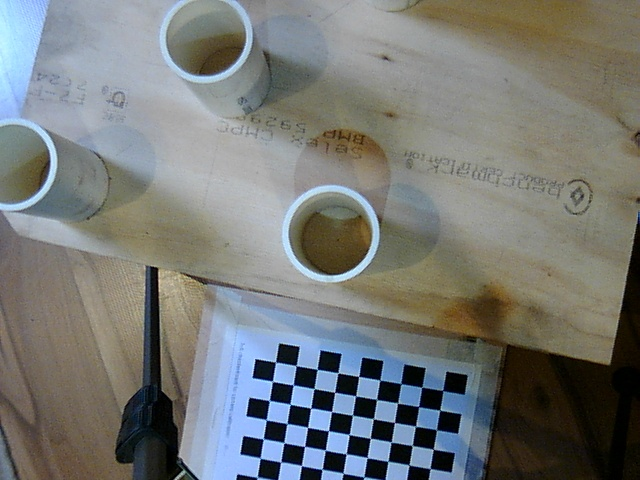
//> input picture opencv/src/hsv_white/build/50cm_LED.jpg, 640 x 480 px
$ ./hsv_white build/50cm_LED.jpg   (built with g++ and OpenCV 4)
//> lines starting //> are read from the running program, lines starting //| are printed output that depends on the picture; after the words box and inside, x2 and y2 are one past the last pixel; in counts of white or black regions, pixels touching at a corner belong together
#include <opencv2/opencv.hpp>
#include <iostream>
#include <string>
#include <vector>


int main(int argc, char **argv)
{

   float distanceMiddleX = 0.0; //distance to middle pixel
   float distanceMiddleY = 0.0; //distance to middle pixel
   float distanceSum = 0.0;
   int circleForDepthZ = 0; //which found circle will be used for depth calculation
   int resolutionX = 640/2; //camera resolution
   int resolutionY = 480/2; //camera resolution
   float max = 5000;    // high number for iteration
   int focal_length_z [3] = { 810, 825, 870}; // measured focal_length in mm for different distances for depth measurment
   float depthZ = 0.0; //depth distance z to pipe
   float ros_cam_calibration [4] = { 813, 757, 291, 249 }; // fx, fy, cpX, cpY - out of calibration file

   float xCord = 0.0;   //distance from camera center to pipe center in mm
   float yCord = 0.0;   //distance from camera center to pipe center in mm

    char* imageName = argv[1];
    cv::Mat image;
    image = imread( imageName, cv::IMREAD_COLOR );
//> image is the input picture: 480 rows x 640 cols, CV_8UC3; mean B, G, R 118.1, 120.6, 118.1
    if( argc != 2 || !image.data )
    {
      printf( " No image data \n " );
      return -1;
    }

	cv::Mat orig_image = image.clone();

	cv::medianBlur(image, image, 3);

	// Convert input image to HSV
	cv::Mat hsv_image;
	cv::cvtColor(image, hsv_image, cv::COLOR_BGR2HSV);
//> hsv_image: 480 rows x 640 cols, CV_8UC3; mean H, S, V 55.6, 64.3, 131.1

	// Threshold the HSV image, keep only the white pixels
	cv::Mat lower_white_hue_range;
	//
	cv::inRange(hsv_image, cv::Scalar(0, 0, (255/100*80)), cv::Scalar(180, (255/100*30), 255), lower_white_hue_range);
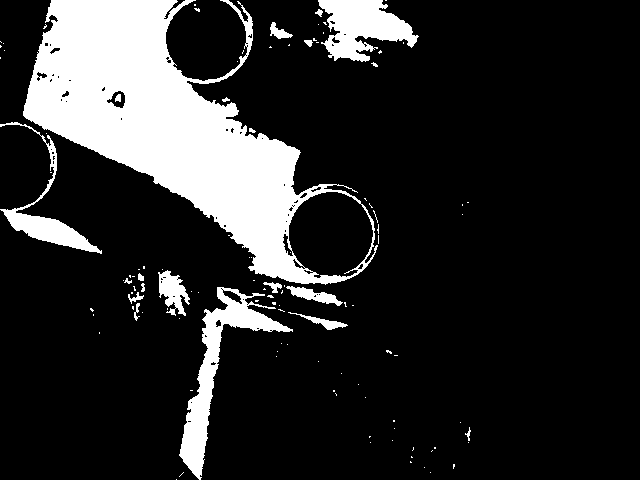
//> lower_white_hue_range: 480 rows x 640 cols, CV_8UC1; 16.5% white; 113 white regions (93 under 20 px), largest, box (x1, y1, x2, y2) and area: (23, 0, 378, 285) 37852, (179, 287, 293, 480) 4536, (318, 0, 419, 62) 3627
	cv::GaussianBlur(lower_white_hue_range, lower_white_hue_range, cv::Size(9, 9), 2, 2);
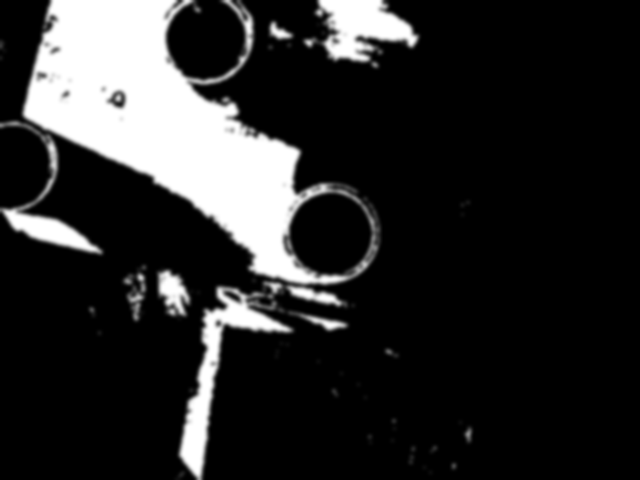
//> lower_white_hue_range: 480 rows x 640 cols, CV_8UC1; 13.01% of pixels changed, all inside (x1, y1, x2, y2) = (0, 0, 475, 480)

	// Use the Hough transform to detect circles in the combined threshold image
	std::vector<cv::Vec3f> circles;
	cv::HoughCircles(lower_white_hue_range, circles, CV_HOUGH_GRADIENT, 1, 160, 200, 65 );
//> circles = 1 circle (x, y, radius): [329.5, 233.5, 41.2]

	for (auto const& circle : circles)
	{
	    std::cout << circle << std::endl;
	}
//> this loop made 1 pass
//| [329.5, 233.5, 41.2]

	// Loop over all detected circles and outline them on the original image
	if(circles.size() == 0) std::exit(-1);
	for(size_t current_circle = 0; current_circle < circles.size(); ++current_circle) {
		cv::Point center(std::round(circles[current_circle][0]), std::round(circles[current_circle][1]));
		int radius = std::round(circles[current_circle][2]);

		cv::circle(orig_image, center, radius/50, cv::Scalar(0, 255, 0), 5);
		cv::circle(orig_image, center, radius, cv::Scalar(0, 255, 0), 2);

	}
//> this loop made 1 pass
//> (center, radius) on pass 1: (Point(330, 234), 41)
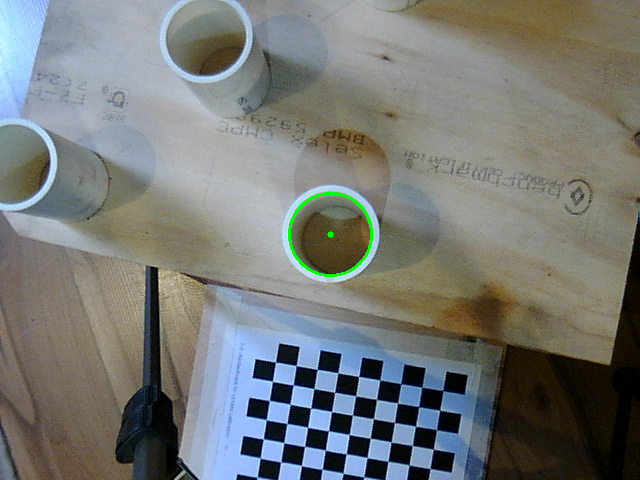
//> orig_image: 480 rows x 640 cols, CV_8UC3; 0.26% of pixels changed, all inside (x1, y1, x2, y2) = (288, 192, 373, 277)

   // Search for circle which has the minimum distance to the center of the taken picture
   for (size_t current_circle = 0; current_circle < circles.size();
         ++current_circle) {

      distanceMiddleX = abs(resolutionX - circles[current_circle][0]);
      distanceMiddleY = abs(resolutionY - circles[current_circle][1]);

      distanceSum = distanceMiddleX + distanceMiddleY;

      if (distanceSum < max) {
         max = distanceSum;
         circleForDepthZ = current_circle;
      }

   }
//> this loop made 1 pass
//> (distanceMiddleX, distanceMiddleY, distanceSum, max) on pass 1: (9.5, 6.5, 16, 16)
//> after the loop, max = 16; circleForDepthZ = 0

   std::cout << "Circle number: " << circleForDepthZ << "  with the Center: "
         << circles[circleForDepthZ][0] << "  " << circles[circleForDepthZ][1]
         << std::endl;
//| Circle number: 0  with the Center: 329.5  233.5

   // The depth calculation will later on replaced, because we get the depth to ground from the 3D Camera out of the first localisation.
   // calculate depth depending on the amount of pixels of the circel diameter - values are for Sony Playstation Eye Camera

   if (circles[circleForDepthZ][2] * 2 < 100) {
      depthZ = (focal_length_z[0] * 60) / (circles[circleForDepthZ][2] * 2);
//> depthZ = 589.8

   } else if ((circles[circleForDepthZ][2] * 2 > 100)
         && (circles[circleForDepthZ][2] * 2 < 200)) {
      depthZ = (focal_length_z[1] * 60) / (circles[circleForDepthZ][2] * 2);
   } else {
      depthZ = (focal_length_z[2] * 60) / (circles[circleForDepthZ][2] * 2);
   }

   std::cout << "Abstand z zum Rohr:" << depthZ << std::endl;
//| Abstand z zum Rohr:589.806


   // [13 lines of commented-out code are left out]

   for (size_t current_circle = 0; current_circle < circles.size();
            ++current_circle)
   {
      xCord = -((circles[current_circle][0] - ros_cam_calibration[2]) / ros_cam_calibration[0]) * depthZ;
      yCord = -((circles[current_circle][1] - ros_cam_calibration[3]) / ros_cam_calibration[1]) * depthZ;

      std::cout << " Zirkel Nr." << current_circle << " : " << " X: " << xCord << " Y: " << yCord << std::endl << std::endl;

   }
//> this loop made 1 pass
//> (xCord, yCord) on pass 1: (-27.93, 12.08)
//|  Zirkel Nr.0 :  X: -27.9305 Y: 12.0766


	// Show images
	cv::namedWindow("Threshold lower image", cv::WINDOW_AUTOSIZE);
	cv::imshow("Threshold lower image", lower_white_hue_range);
   cv::namedWindow("Original", cv::WINDOW_AUTOSIZE);
   cv::imshow("Original", orig_image);


	cv::waitKey(0);


	return 0;
}

$ run again, on opencv/src/hsv_white/build/cylinder_560mm_with_strong_LED.jpg
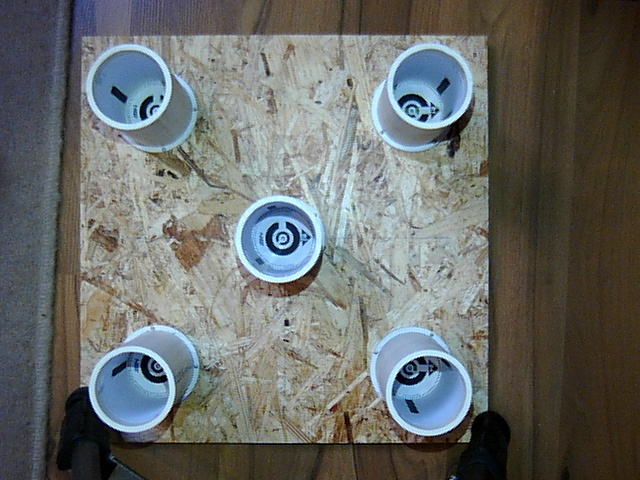
//> input picture opencv/src/hsv_white/build/cylinder_560mm_with_strong_LED.jpg, 640 x 480 px
//> image is the input picture: 480 rows x 640 cols, CV_8UC3; mean B, G, R 104.2, 107, 103.8
//> hsv_image: 480 rows x 640 cols, CV_8UC3; mean H, S, V 56.9, 64.4, 116.5
//> `cv::GaussianBlur(lower_white_hue_range, lower_white_hue_range, cv::Siz..`:
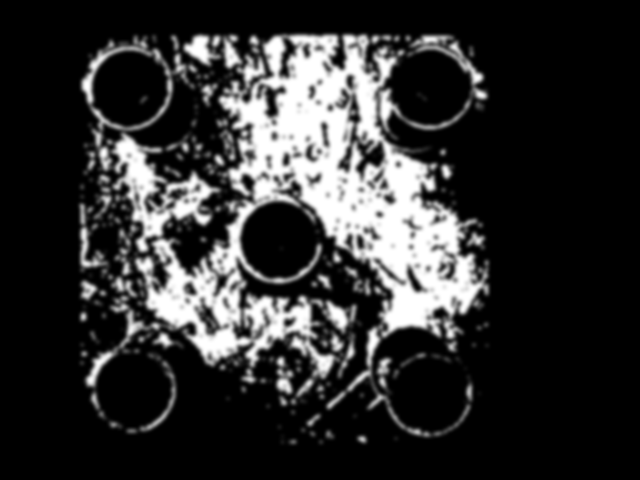
//> lower_white_hue_range: 480 rows x 640 cols, CV_8UC1; min 0, max 255, mean 48
//> circles = 4 circles (x, y, radius): [291.5, 215.5, 131.2], [429.5, 83.5, 41.1], [131.5, 388.5, 44.1], [129.5, 88.5, 37.7]
//> the loop `for (auto const& circle : circles)` made 4 passes
//> (printed output is left out)
//> the loop `for(size_t current_circle = 0; current_circle < circles.size(); ++curr..` made 4 passes
//> (center, radius) on passes 1 to 4: (Point(292, 216), 131), (Point(430, 84), 41), (Point(132, 389), 44), (Point(130, 89), 38)
//> after the loop `for(size_t current_circle = 0; current_circle < circles.size(); ++curr..`:
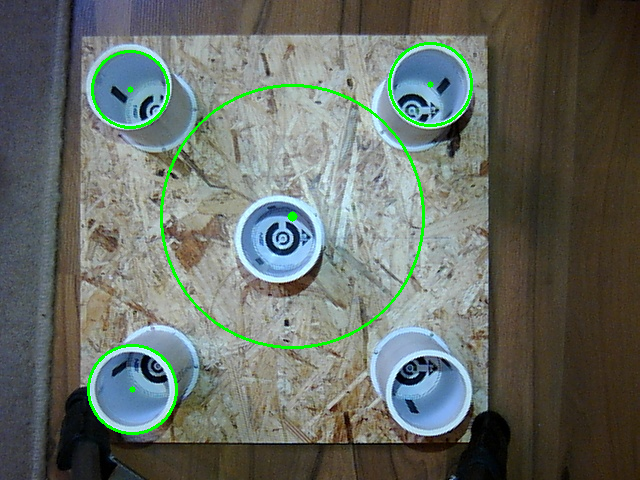
//> orig_image: 480 rows x 640 cols, CV_8UC3; 1.58% of pixels changed, all inside (x1, y1, x2, y2) = (87, 42, 473, 435)
//> the loop `for (size_t current_circle = 0; current_circle < circles.size(); ++cur..` made 4 passes
//> (distanceMiddleX, distanceMiddleY, distanceSum, max) on pass 1: (28.5, 24.5, 53, 53)
//> after the loop `for (size_t current_circle = 0; current_circle < circles.size();`: max = 53; circleForDepthZ = 0
//| Circle number: 0  with the Center: 291.5  215.5
//> depthZ = 198.9
//| Abstand z zum Rohr:198.933
//> the loop `for (size_t current_circle = 0; current_circle < circles.size(); ++cur..` made 4 passes
//> (xCord, yCord) on passes 1 to 4: (-0.122, 8.8), (-33.89, 43.49), (39.03, -36.66), (39.52, 42.18)
//> (printed output is left out)

$ run again, on opencv/src/hsv_white/build/cylinder_560mm_without_LED.jpg
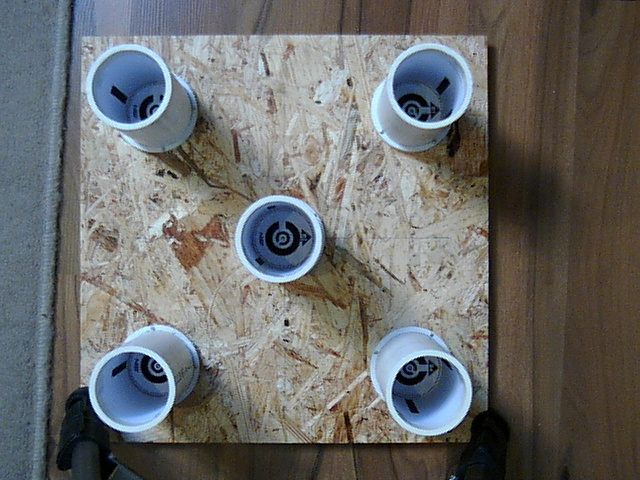
//> input picture opencv/src/hsv_white/build/cylinder_560mm_without_LED.jpg, 640 x 480 px
//> image is the input picture: 480 rows x 640 cols, CV_8UC3; mean B, G, R 106, 107, 106.1
//> hsv_image: 480 rows x 640 cols, CV_8UC3; mean H, S, V 53.4, 59.9, 117.9
//> `cv::GaussianBlur(lower_white_hue_range, lower_white_hue_range, cv::Siz..`:
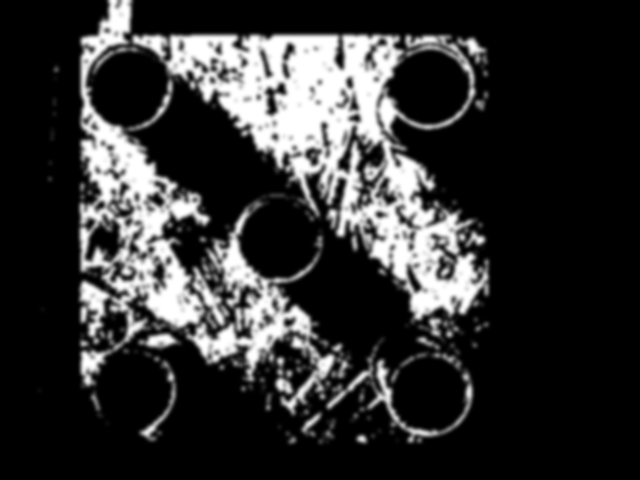
//> lower_white_hue_range: 480 rows x 640 cols, CV_8UC1; min 0, max 255, mean 49.3
//> circles = 4 circles (x, y, radius): [269.5, 221.5, 152.5], [427.5, 82.5, 46.3], [126.5, 83.5, 40.8], [427.5, 390.5, 38.6]
//> the loop `for (auto const& circle : circles)` made 4 passes
//> (printed output is left out)
//> the loop `for(size_t current_circle = 0; current_circle < circles.size(); ++curr..` made 4 passes
//> (center, radius) on passes 1 to 4: (Point(270, 222), 153), (Point(428, 83), 46), (Point(127, 84), 41), (Point(428, 391), 39)
//> after the loop `for(size_t current_circle = 0; current_circle < circles.size(); ++curr..`:
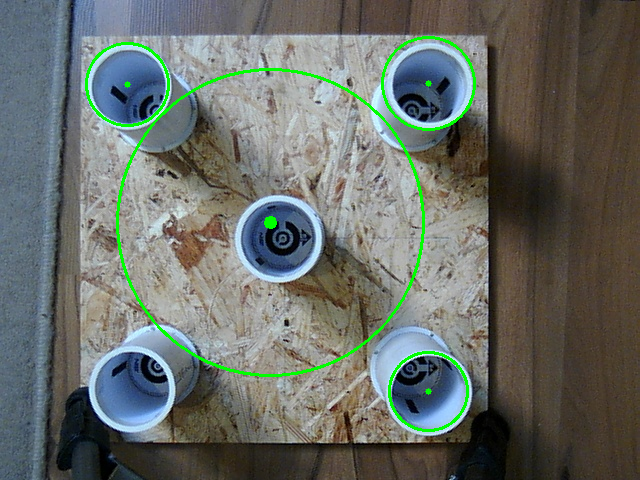
//> orig_image: 480 rows x 640 cols, CV_8UC3; 1.78% of pixels changed, all inside (x1, y1, x2, y2) = (85, 36, 476, 432)
//> the loop `for (size_t current_circle = 0; current_circle < circles.size(); ++cur..` made 4 passes
//> (distanceMiddleX, distanceMiddleY, distanceSum, max) on pass 1: (50.5, 18.5, 69, 69)
//> after the loop `for (size_t current_circle = 0; current_circle < circles.size();`: max = 69; circleForDepthZ = 0
//| Circle number: 0  with the Center: 269.5  221.5
//> depthZ = 171.1
//| Abstand z zum Rohr:171.148
//> the loop `for (size_t current_circle = 0; current_circle < circles.size(); ++cur..` made 4 passes
//> (xCord, yCord) on passes 1 to 4: (4.53, 6.22), (-28.74, 37.64), (34.63, 37.42), (-28.74, -31.99)
//> (printed output is left out)
